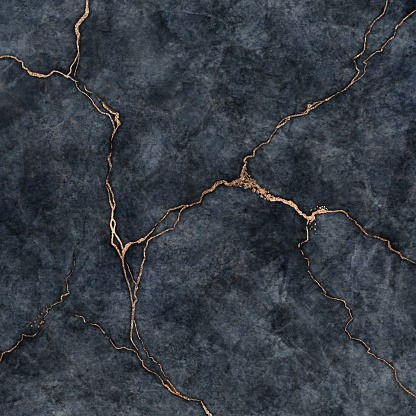
#> input picture media/Test images/Negative/fake.jfif, 416 x 416 px
$ python -i controller.py   (imports and definitions only)
#> lines starting #> are read from the running program, lines starting #| are printed output that depends on the picture
import numpy as np
import cv2


def detect(imag):
#> called with imag = '../media/Test images/Negative/fake.jfif'
    img = cv2.imread(imag)
#> img is the input picture: shape (416, 416, 3); mean B, G, R 69.6, 61.4, 54.8
    gray = cv2.cvtColor(img, cv2.COLOR_BGR2GRAY)
    blur = cv2.blur(gray, (5, 5))
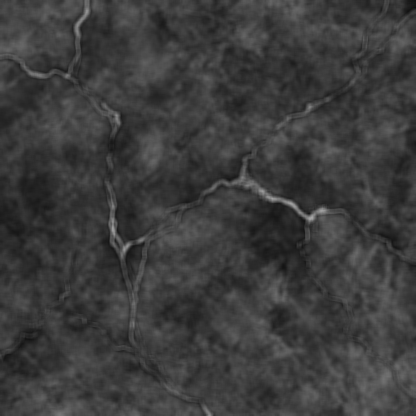
#> blur: shape (416, 416); min 16, max 167, mean 60.3
    img_log = (np.log(blur + 1) / (np.log(1 + np.max(blur)))) * 255
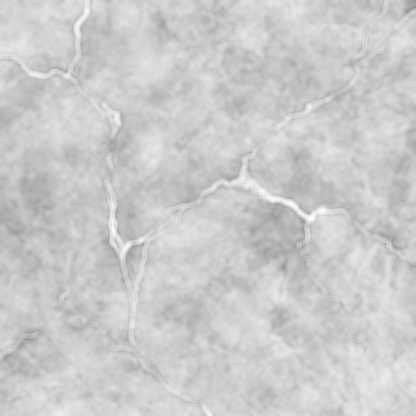
#> img_log: shape (416, 416) float16; min 141, max 255, mean 203.5
    img_log = np.array(img_log, dtype=np.uint8)
    bilateral = cv2.bilateralFilter(img_log, 7,55,55)
    edges = cv2.Canny(bilateral, 25,25)
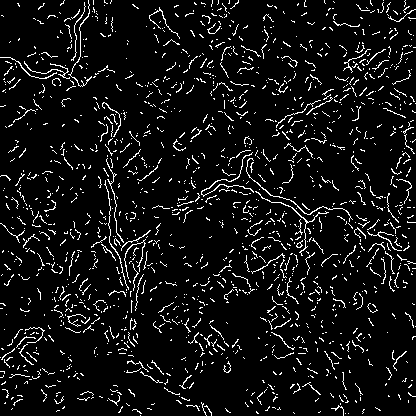
#> edges: shape (416, 416); 7.1% white in thin lines or dots
    kernel = np.ones((3, 3), np.uint8)
    closing = cv2.morphologyEx(edges, cv2.MORPH_CLOSE, kernel)
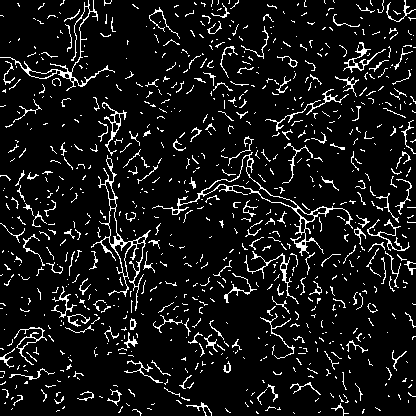
#> closing: shape (416, 416); 8.5% white in thin lines or dots
    orb = cv2.ORB_create(nfeatures=3000)
    keypoints, descriptors = orb.detectAndCompute(closing, None)
#> keypoints = 2761 keypoints; strongest (x, y, size): (356, 65, 31), (349, 86, 31), (318, 290, 31), (201, 196, 31)
    featuredImg = cv2.drawKeypoints(closing, keypoints, None)
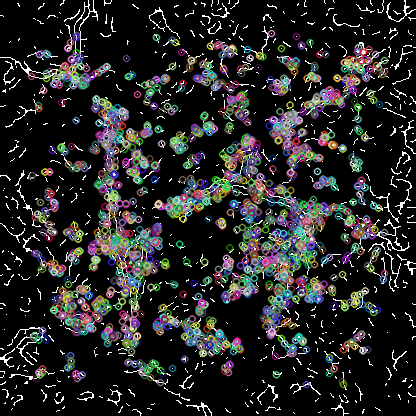
#> featuredImg: shape (416, 416, 3); mean of channels 0, 1, 2 38.1, 38.3, 38.1; drawn as B, G, R
    return featuredImg


>>> result = detect('../media/Test images/Negative/fake.jfif')
